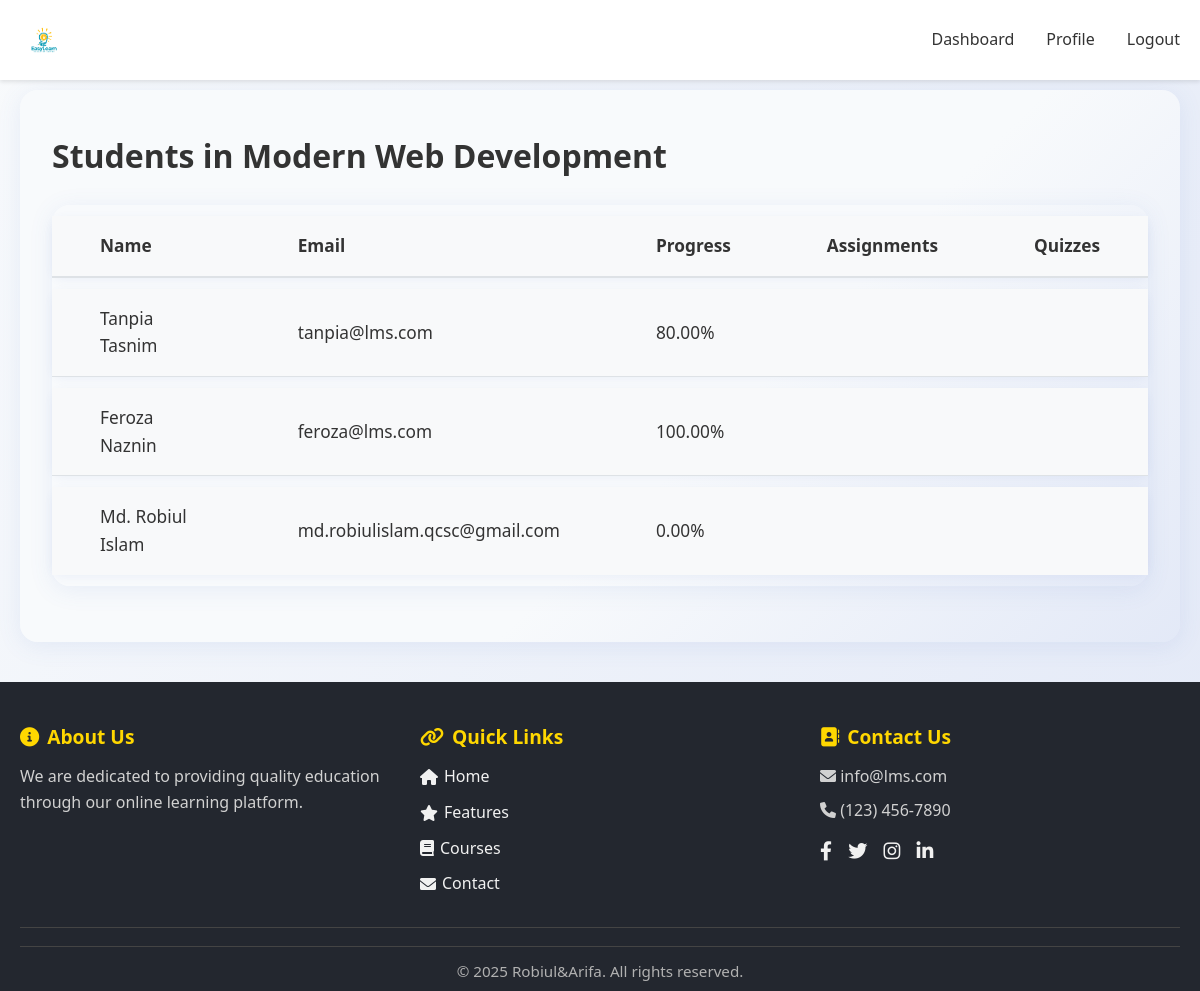
/php/course_students.php?course_id=1 (signed in), run on the app's committed database.
### tables this page shows
CREATE TABLE `courses` (
  `id` int(11) NOT NULL,
  `instructor_id` int(11) NOT NULL,
  `title` varchar(255) NOT NULL,
  `description` text DEFAULT NULL,
  `thumbnail_url` varchar(255) DEFAULT NULL,
  `created_at` timestamp NOT NULL DEFAULT current_timestamp(),
  `updated_at` timestamp NOT NULL DEFAULT current_timestamp() ON UPDATE current_timestamp()
);

CREATE TABLE `enrollments` (
  `id` int(11) NOT NULL,
  `student_id` int(11) NOT NULL,
  `course_id` int(11) NOT NULL,
  `progress` decimal(5,2) DEFAULT 0.00,
  `completed` tinyint(1) DEFAULT 0,
  `enrolled_at` timestamp NOT NULL DEFAULT current_timestamp()
);

CREATE TABLE `users` (
  `id` int(11) NOT NULL,
  `name` varchar(100) NOT NULL,
  `email` varchar(100) NOT NULL,
  `password` varchar(255) NOT NULL,
  `profile_photo` varchar(255) DEFAULT NULL,
  `role` enum('student','instructor') NOT NULL,
  `created_at` timestamp NOT NULL DEFAULT current_timestamp(),
  `updated_at` timestamp NOT NULL DEFAULT current_timestamp() ON UPDATE current_timestamp()
);

### php/course_students.php (the view, shortened to what this page needs)
<?php
$course_id = intval($_GET['course_id']);
$conn = getDBConnection();
$stmt = $conn->prepare('SELECT * FROM courses WHERE id = ? AND instructor_id = ?');
$stmt->bind_param('ii', $course_id, $_SESSION['user_id']);
$stmt->execute();
$course = $stmt->get_result()->fetch_assoc();
$stmt = $conn->prepare('SELECT u.id, u.name, u.email, e.progress, e.completed FROM enrollments e JOIN users u ON e.student_id = u.id WHERE e.course_id = ?');
$stmt->bind_param('i', $course_id);
$stmt->execute();
$students = $stmt->get_result();
?>
<!DOCTYPE html>
<html lang="en"><head><meta charset="UTF-8"><meta name="viewport" content="width=device-width, initial-scale=1.0"><title>Course Students</title><link rel="stylesheet" href="../css/style.css">
<link rel="stylesheet" href="https://cdnjs.cloudflare.com/ajax/libs/font-awesome/6.0.0/css/all.min.css">
</head><body>
<nav class="navbar"><div class="container nav-content"><a href="../index.php" class="logo"><img src="../images/EasyLearn.png" alt="EasyLearn Logo" style="height:48px;vertical-align:middle;margin-right:10px;"></a><div class="nav-links"><a href="instructor_dashboard.php">Dashboard</a><a href="profile.php">Profile</a><a href="logout.php">Logout</a></div></div></nav>
<div class="container" style="margin-top: 90px;">
    <div class="dashboard card" style="padding: 2.5rem 2rem 2rem 2rem; margin-top: 2rem;">
        <h1 style="margin-bottom: 1.5rem;">Students in <?php echo htmlspecialchars($course['title']); ?></h1>
        <div class="card" style="padding: 0;">
            <table class="table">
                <thead><tr><th>Name</th><th>Email</th><th>Progress</th><th>Assignments</th><th>Quizzes</th></tr></thead><tbody>
<?php while ($student = $students->fetch_assoc()): ?>
<tr><td><?php echo htmlspecialchars($student['name']); ?></td><td><?php echo htmlspecialchars($student['email']); ?></td><td><?php echo $student['progress']; ?>%</td><td>
?></td><td>
?></td></tr>
<?php endwhile; ?>
</tbody></table>
        </div>
    </div>
</div>
<footer class="footer modern-footer">
    <div class="container">
        <div class="footer-content">
            <div class="footer-section about">
                <h3><i class="fas fa-info-circle"></i> About Us</h3>
                <p>We are dedicated to providing quality education through our online learning platform.</p>
            </div>
            <div class="footer-section links">
                <h3><i class="fas fa-link"></i> Quick Links</h3>
                <ul>
                    <li><a href="../index.php"><i class="fas fa-home"></i> Home</a></li>
                    <li><a href="../index.php#features"><i class="fas fa-star"></i> Features</a></li>
                    <li><a href="../index.php#courses"><i class="fas fa-book"></i> Courses</a></li>
                    <li><a href="../php/contact.php"><i class="fas fa-envelope"></i> Contact</a></li>
                </ul>
            </div>
            <div class="footer-section contact">
                <h3><i class="fas fa-address-book"></i> Contact Us</h3>
                <p><i class="fas fa-envelope"></i> info@lms.com</p>
                <p><i class="fas fa-phone"></i> (123) 456-7890</p>
                <div class="footer-social">
                    <a href="https://web.facebook.com/wdrobi17" title="Facebook"><i class="fab fa-facebook-f"></i></a>
                    <a href="https://x.com/wdrobi21" title="Twitter"><i class="fab fa-twitter"></i></a>
                    <a href="https://www.instagram.com/wdrobi" title="Instagram"><i class="fab fa-instagram"></i></a>
                    <a href="https://www.linkedin.com/in/wdrobi/" title="LinkedIn"><i class="fab fa-linkedin-in"></i></a>
                </div>
            </div>
        </div>
        <div class="footer-bottom">
            <hr>
            <p>&copy; <?php echo date('Y'); ?> Robiul&Arifa. All rights reserved.</p>
        </div>
    </div>
</footer>
</body></html><?php $conn->close(); ?>

### css/style.css (style rules this page uses)
* { margin: 0; padding: 0; box-sizing: border-box; }
:root { --primary-color: #4a90e2; --secondary-color: #2c3e50; --accent-color: #e74c3c; --text-color: #333; --bg-color: #fff; --card-bg: #f8f9fa; --border-color: #dee2e6; --success-color: #28a745; --warning-color: #ffc107; --error-color: #dc3545; }
body { font-family: 'Segoe UI', Tahoma, Geneva, Verdana, sans-serif; line-height: 1.6; color: var(--text-color); background-color: var(--bg-color); transition: background-color 0.3s, color 0.3s; }
.container { max-width: 1200px; margin: 0 auto; padding: 0 20px; }
.navbar { background-color: var(--bg-color); box-shadow: 0 2px 4px rgba(0,0,0,0.1); padding: 1rem 0; position: fixed; width: 100%; top: 0; z-index: 1000; }
.nav-content { display: flex; justify-content: space-between; align-items: center; }
.nav-links { display: flex; gap: 2rem; }
.nav-links a { color: var(--text-color); text-decoration: none; font-weight: 500; transition: color 0.3s; }
.card { background-color: var(--card-bg); border-radius: 8px; padding: 1.5rem; margin: 1rem 0; box-shadow: 0 2px 4px rgba(0,0,0,0.1); transition: transform 0.3s; }
.dashboard { padding: 2rem 0; }
.modern-footer { background: #23272f; color: #f1f1f1; padding: 40px 0 0 0; margin-top: 40px; font-size: 1rem; }
.modern-footer .footer-content { display: flex; flex-wrap: wrap; justify-content: space-between; gap: 40px; padding-bottom: 20px; }
.modern-footer .footer-section { flex: 1 1 220px; min-width: 220px; }
.modern-footer .footer-section h3 { font-size: 1.2rem; margin-bottom: 12px; color: #ffd700; display: flex; align-items: center; gap: 8px; }
.modern-footer .footer-section ul { list-style: none; padding: 0; margin: 0; }
.modern-footer .footer-section ul li { margin-bottom: 10px; }
.modern-footer .footer-section ul li a { color: #f1f1f1; text-decoration: none; transition: color 0.2s; display: flex; align-items: center; gap: 6px; }
.modern-footer .footer-section p { margin: 8px 0; color: #d1d1d1; }
.modern-footer .footer-social { margin-top: 12px; }
.modern-footer .footer-social a { color: #f1f1f1; margin-right: 12px; font-size: 1.2rem; transition: color 0.2s, transform 0.2s; display: inline-block; }
.modern-footer .footer-bottom { text-align: center; padding: 18px 0 8px 0; border-top: 1px solid #444; color: #b1b1b1; font-size: 0.95rem; }
.modern-footer .footer-bottom hr { border: none; border-top: 1px solid #444; margin: 0 0 12px 0; }
.card { background: linear-gradient(135deg, #f8fafc 60%, #e3e9f7 100%); border-radius: 18px; box-shadow: 0 4px 24px rgba(80, 120, 200, 0.10); padding: 2.5rem 2rem 2rem 2rem; margin: 1.5rem 0; transition: box-shadow 0.2s; }
.table { width: 100%; border-collapse: separate; border-spacing: 0 0.7rem; margin-top: 1rem; background: none; }
.table th, .table td { padding: 1rem 3rem; text-align: left; background: var(--card-bg); border: none; min-width: 120px; font-size: 1.08rem; }
.table th { font-weight: 700; color: var(--text-color); background: var(--card-bg); border-bottom: 2px solid var(--border-color); }
.table tr { border-radius: 12px; box-shadow: 0 2px 8px rgba(80, 120, 200, 0.07); }
.table tr:not(:last-child) td { border-bottom: 1px solid var(--border-color); }

### php/course_students.php (style rules this page uses)
body { background: linear-gradient(120deg, #f8fafc 0%, #e3e9f7 100%); }

### data on the page
courses: title "Modern Web Development"
enrollments: student.name "Tanpia Tasnim", student.email "tanpia@lms.com", progress "80.00"
enrollments: student.name "Feroza Naznin", student.email "feroza@lms.com", progress "100.00"
enrollments: student.name "Md. Robiul Islam", student.email "md.robiulislam.qcsc@gmail.com", progress "0.00"
